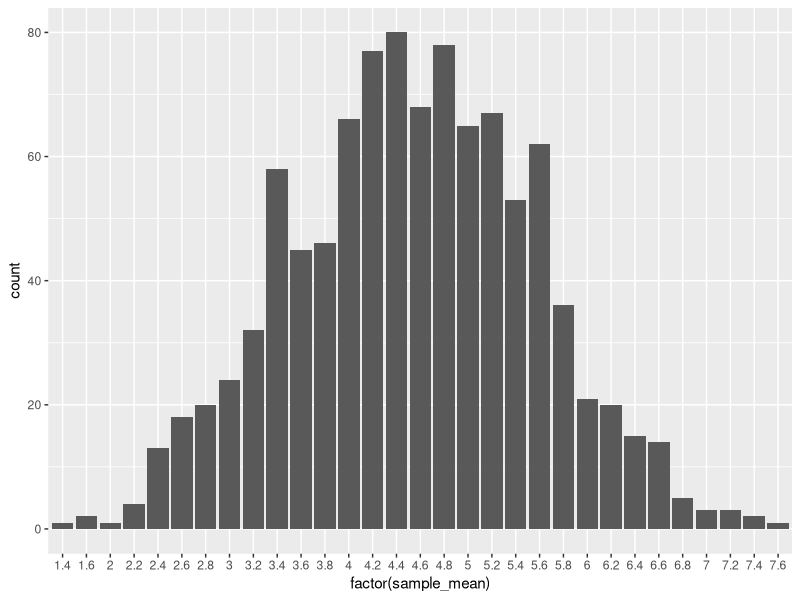

The R source for this figure:
# Approximate Sampling Distribution example
# code from Datacamp guided exercise in Course: Sampling in R

library(tidyverse)

# Sample rolling an 8-sided die 5 times, with replacement
five_rolls <- sample(
  1:8, size = 5, replace = TRUE
)

# Calculate the mean of five_rolls
mean(five_rolls)

# Replicate the sampling code 1000 times
sample_means_1000 <- replicate(
  n = 1000,
  expr = {
    five_rolls <- sample(1:8, size = 5, replace = TRUE)
    mean(five_rolls)
  }
)

# Wrap sample_means_1000 in the sample_mean column of a tibble
sample_means <- tibble(
  sample_mean = sample_means_1000
)

# Using sample_means, draw a bar plot of sample_mean as a factor
ggplot(sample_means, aes(x = factor(sample_mean))) +
  geom_bar()

# Conclusion: the approximate sampling distribution is similar but 
# not exactly the same as the exact sampling distribution